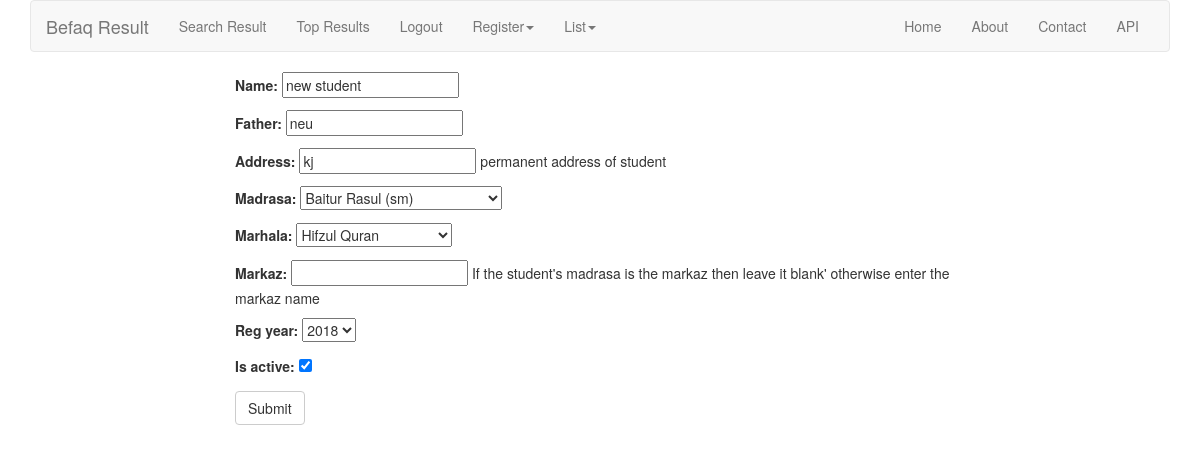
/student/update/7/ (signed in), run on the app's committed database.
### student/models.py (models this page shows, shortened)
class Student(models.Model):
    name          = models.CharField(max_length=100)
    father        = models.CharField(max_length=100)
    address       = models.CharField(max_length=255,
                                     null=True,
                                     blank=True,
                                     help_text='permanent address of student')
    madrasa       = models.ForeignKey(Madrasa, on_delete=models.CASCADE, related_name='students')
    markaz        = models.CharField(max_length=127,
                                     blank=True,
                                     help_text="If the student's madrasa is the markaz then leave it blank'"
                                               " otherwise enter the markaz name")
    marhala       = models.CharField(max_length=10,
                                     choices=MARHALA)
    reg_year      = models.CharField(max_length=4,
                                     choices=REGISTRATION_YEARS,
                                     default='2018')
    registrar     = models.ForeignKey('auth.User', default=1)
    registered_at = models.DateTimeField(auto_now_add=True)
    updated_at    = models.DateTimeField(auto_now=True)
    is_active    = models.BooleanField(default=True)
    objects       = StudentManager()

### madrasa/models.py (models this page shows, shortened)
class Madrasa(models.Model):
    name      = models.CharField(max_length=127, unique=True)
    address   = models.CharField(max_length=255, blank=True)
    is_markaz = models.BooleanField(default=False)
    def __str__(self):
        return self.name

### student/views.py (the view)
# urls.py: url(r'update/(?P<pk>\d+)/', StudentUpdate.as_view(), name='student_update'),
class StudentUpdate(LoginRequiredMixin, UpdateView):
    model = Student
    fields = ['name',
              'father',
              'address',
              'madrasa',
              'marhala',
              'markaz',
              'reg_year',
              'is_active']
    template_name = 'student/student_create_form.html'

### student/templates/student/student_create_form.html
{% extends 'base.html' %}
{% block content %}
    <div class="col-md-8 col-md-offset-2">
        <div class="form-group">
            <form action="" method="post">{% csrf_token %}
                {{ form.as_p }}
                <input type="submit" class="btn btn-default" />
            </form>
        </div>
    </div>
{% endblock %}

### data on the page
Student: name "new student", father "neu", address "kj", madrasa "Baitur Rasul (sm)", marhala "Hifzul Quran", reg_year "2018", is_active "☑"
